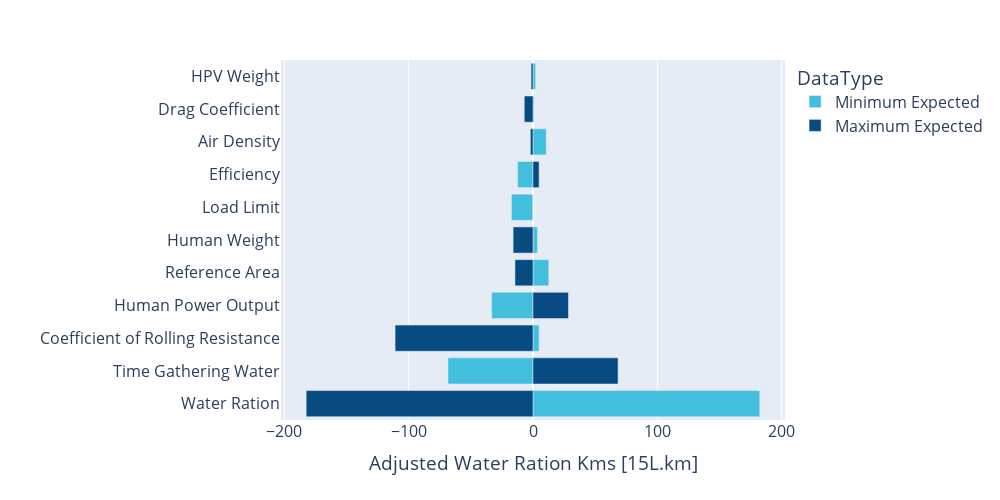

Here is the notebook cell this chart was saved with:
### Code cell
# summary_df = df_large[(df_large.DataType == "Minimum Expected") | (df_large.DataType == "Maximum Expected") | (df_large.DataType == "Default")]
summary_df = df_large[(df_large.DataType == "Minimum Expected") | (df_large.DataType == "Maximum Expected")]

# Rename 'T_hours''
summary_df['Name'] = summary_df['Name'].replace('T_hours', 'Time Gathering Water')

# Pivot DataFrame so that each 'DataType' value becomes a column
pivot_df = summary_df.pivot(index='Name', columns='DataType', values='Adjusted Water Ration Kms')

# Create a new column 'abs_diff' that contains the absolute differences
pivot_df['abs_diff'] = np.abs(pivot_df['Maximum Expected'] - pivot_df['Minimum Expected'])

# Reset index
pivot_df.reset_index(inplace=True)

# Sort DataFrame by 'abs_diff' in descending order
pivot_df = pivot_df.sort_values('abs_diff', ascending=False)

# Merge pivot_df with summary_df to get the original structure but sorted
summary_df = pd.merge(pivot_df['Name'], summary_df, on='Name')

# Define color mapping
color_discrete_map = {'Minimum Expected': '#42BFDD', 'Maximum Expected': '#084B83', 'Default': None} 

# Filter out 'MET budget' rows as it is only applicable to walking
summary_df = summary_df[summary_df.Name != 'MET budget']

# Create plot
fig = px.bar(summary_df, y="Name", x="Adjusted Water Ration Kms", color="DataType", color_discrete_map=color_discrete_map,
             labels={
                "Name": "",
                "Adjusted Water Ration Kms": "Adjusted Water Ration Kms [15L.km]",
             },)

fig.update_layout(
            width=1000,
            height=500,
            font=dict(size=16),
        )

fig.show()

# fig.write_image("../results/sensitivity_analysis.png", width=1000, height=500)

### Figure 1 — Plotly figure (JSON) as saved in the notebook; plotly's stock layout.template omitted (floating-point values rounded to 4 significant figures)
{"data": [{"alignmentgroup": "True", "hovertemplate": "DataType=Minimum Expected<br>Adjusted Water Ration Kms [15L.km]=%{x}<br>=%{y}<extra></extra>", "legendgroup": "Minimum Expected", "marker": {"color": "#42BFDD", "pattern": {"shape": ""}}, "name": "Minimum Expected", "offsetgroup": "Minimum Expected", "orientation": "h", "showlegend": true, "textposition": "auto", "type": "bar", "x": [182.4, -68.4, 4.932, -33.29, 12.68, 3.626, -17.35, -12.33, 10.61, 0.8058, 2.099], "xaxis": "x", "y": ["Water Ration", "Time Gathering Water", "Coefficient of Rolling Resistance", "Human Power Output", "Reference Area", "Human Weight", "Load Limit", "Efficiency", "Air Density", "Drag Coefficient", "HPV Weight"], "yaxis": "y"}, {"alignmentgroup": "True", "hovertemplate": "DataType=Maximum Expected<br>Adjusted Water Ration Kms [15L.km]=%{x}<br>=%{y}<extra></extra>", "legendgroup": "Maximum Expected", "marker": {"color": "#084B83", "pattern": {"shape": ""}}, "name": "Maximum Expected", "offsetgroup": "Maximum Expected", "orientation": "h", "showlegend": true, "textposition": "auto", "type": "bar", "x": [-182.4, 68.4, -110.9, 28.53, -14.51, -15.99, 0, 4.92, -2.113, -7.03, -1.515], "xaxis": "x", "y": ["Water Ration", "Time Gathering Water", "Coefficient of Rolling Resistance", "Human Power Output", "Reference Area", "Human Weight", "Load Limit", "Efficiency", "Air Density", "Drag Coefficient", "HPV Weight"], "yaxis": "y"}], "layout": {"barmode": "relative", "font": {"size": 16}, "height": 500, "legend": {"title": {"text": "DataType"}, "tracegroupgap": 0}, "margin": {"t": 60}, "width": 1000, "xaxis": {"anchor": "y", "domain": [0, 1], "title": {"text": "Adjusted Water Ration Kms [15L.km]"}}, "yaxis": {"anchor": "x", "domain": [0, 1], "title": {"text": ""}}}}
